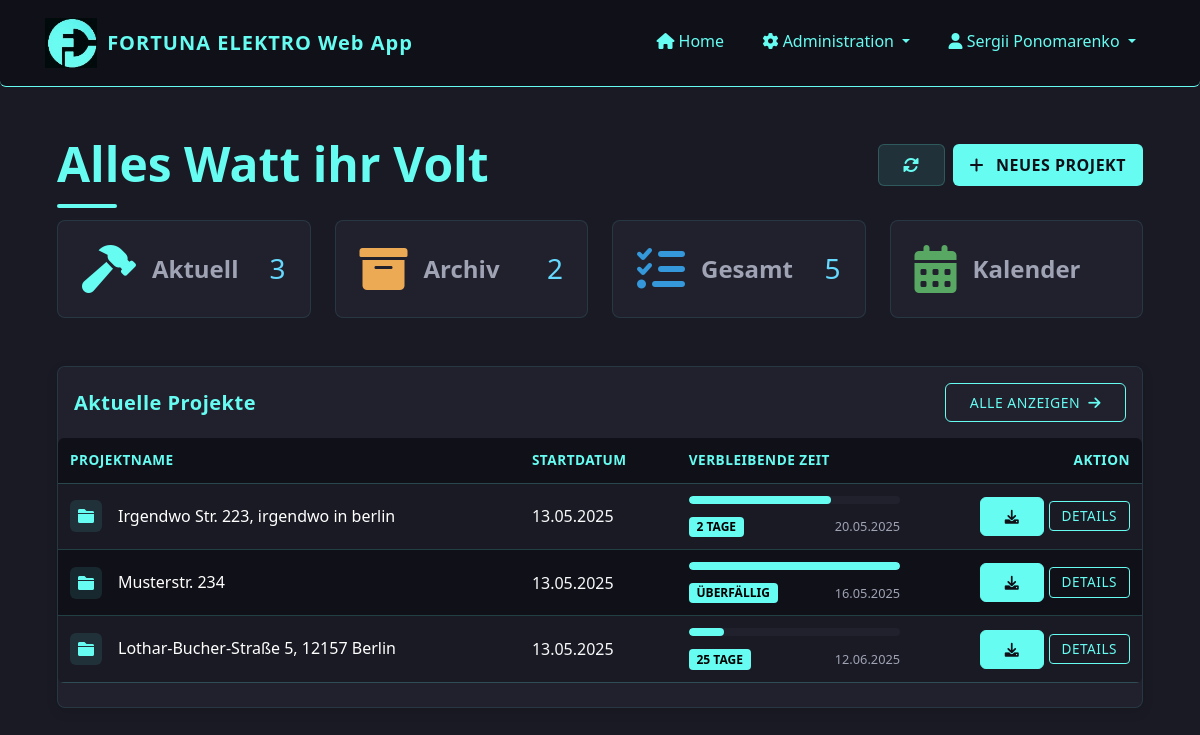
Page / (signed in) on the committed database.
### app/models/user.py (models this page shows, shortened)
class User(UserMixin, db.Model):
    id = db.Column(db.Integer, primary_key=True)
    username = db.Column(db.String(64), unique=True, nullable=False)
    password_hash = db.Column(db.String(128), nullable=False)
    password = None  # Virtual field for Flask-Admin, not stored in DB
    role = db.Column(db.String(20), nullable=False, default='installateur')  # 'admin' oder 'installateur'
    is_active = db.Column(db.Boolean, default=True)
    created_at = db.Column(db.DateTime, default=datetime.utcnow)
    projects = db.relationship('Project', backref='creator', lazy='dynamic')
    files = db.relationship('File', backref='uploader', lazy='dynamic')
    timesheets = db.relationship('Timesheet', backref='employee', lazy='dynamic')
    def is_admin(self):
        return self.role == 'admin'

### app/models/project.py (models this page shows, shortened)
class Project(db.Model):
    id = db.Column(db.Integer, primary_key=True)
    name = db.Column(db.String(128), nullable=False)  # Adresse als Projektname
    description = db.Column(db.Text)
    start_date = db.Column(db.DateTime, default=datetime.utcnow)
    end_date = db.Column(db.DateTime)
    status = db.Column(db.String(20), default='in_bearbeitung')  # 'in_bearbeitung', 'abgeschlossen', 'archiviert'
    creator_id = db.Column(db.Integer, db.ForeignKey('user.id'))
    files = db.relationship('File', backref='project', lazy='dynamic', cascade='all, delete-orphan')
    timesheets = db.relationship('Timesheet', backref='project', lazy='dynamic', cascade='all, delete-orphan')
    def is_overdue(self):
        if not self.end_date:
            return False
        return self.end_date < datetime.now()
    def days_remaining(self):
        if not self.end_date:
            return None
        today = datetime.now()
        delta = (self.end_date.date() - today.date()).days
        return delta
    def get_progress_percentage(self):
        if not self.end_date or not self.start_date:
            return 0
        now = datetime.now()
        if isinstance(self.start_date, datetime) and isinstance(self.end_date, datetime):
            total_duration = (self.end_date - self.start_date).total_seconds()
            elapsed_time = (now - self.start_date).total_seconds()
        if elapsed_time >= total_duration:
            return 100
        progress = (elapsed_time / total_duration) * 100
        return round(progress, 1)  # Auf eine Dezimalstelle runden

### app/routes/dashboard.py (the view)
@dashboard.route('/')
@login_required
def index():
    in_progress = Project.query.filter_by(status='in_bearbeitung').order_by(Project.start_date.desc()).all()
    archived = Project.query.filter_by(status='archiviert').order_by(Project.start_date.desc()).all()
    now = datetime.now()
    return render_template(
        'dashboard/index.html',
        title='Dashboard',
        in_progress=in_progress,
        archived=archived,
        now=now  # Add this line to pass the current datetime
    )

### app/templates/dashboard/index.html (shortened to what this page needs)
{% extends "base.html" %}
{% block content %}
<link rel="stylesheet" href="{{ url_for('static', filename='css/calendar.css') }}">
<link rel="stylesheet" href="{{ url_for('static', filename='css/home.css') }}">
<link rel="stylesheet" href="{{ url_for('static', filename='css/project-modal.css') }}">
<link rel="stylesheet" href="{{ url_for('static', filename='css/card_mobile.css') }}">
<link href="https://cdnjs.cloudflare.com/ajax/libs/font-awesome/6.0.0/css/all.min.css" rel="stylesheet">
<div class="container-fluid py-4">
    <div class="d-flex flex-column flex-md-row justify-content-between align-items-start align-items-md-center mb-4 gap-3">
        <div class="position-relative">
            <div class="dashboard-heading-decoration"></div>
            <h4 class="fw-bold mb-1 display-5 position-relative">Alles Watt ihr Volt</h4>
        </div>
        <div class="d-flex">
            <a href="{{ url_for('dashboard.index') }}" class="btn btn-light me-2 btn-refresh" aria-label="Aktualisieren">
                <i class="fas fa-sync-alt"></i>
            </a>
            <a href="{{ url_for('projects.new_project') }}" class="btn btn-neues-projekt">
                <i class="fas fa-plus me-1"></i> NEUES PROJEKT
            </a>
        </div>
    </div>
<div class="row g-4 mb-5">
    <div class="col-12 col-sm-6 col-lg-3">
        <div class="card h-100 border-0 shadow-hover stat-card custom-stat-card" data-bs-toggle="modal" data-bs-target="#projectsModal" data-tab-target="in-progress-tab">
            <div class="card-body p-4">
                <div class="d-flex align-items-center justify-content-between">
                    <div class="d-flex align-items-center gap-3">
                        <i class="fas fa-hammer fa-3x text-primary"></i>
                        <span class="text-muted fw-bold fs-4">Aktuell</span>
                    </div>
                    <h3 class="mb-0">{{ in_progress|length }}</h3>
                </div>
            </div>
        </div>
    </div>
    <div class="col-12 col-sm-6 col-lg-3">
        <div class="card h-100 border-0 shadow-hover stat-card custom-stat-card" data-bs-toggle="modal" data-bs-target="#projectsModal" data-tab-target="archived-tab">
            <div class="card-body p-4">
                <div class="d-flex align-items-center justify-content-between">
                    <div class="d-flex align-items-center gap-3">
                        <i class="fas fa-archive fa-3x text-warning"></i>
                        <span class="text-muted fw-bold fs-4">Archiv</span>
                    </div>
                    <h3 class="mb-0">{{ archived|length }}</h3>
                </div>
            </div>
        </div>
    </div>
    <div class="col-12 col-sm-6 col-lg-3">
        <div class="card h-100 border-0 shadow-hover stat-card custom-stat-card" data-bs-toggle="modal" data-bs-target="#projectsModal" data-tab-target="all-tab">
            <div class="card-body p-4">
                <div class="d-flex align-items-center justify-content-between">
                    <div class="d-flex align-items-center gap-3">
                        <i class="fas fa-tasks fa-3x text-info"></i>
                        <span class="text-muted fw-bold fs-4">Gesamt</span>
                    </div>
                    <h3 class="mb-0">{{ (in_progress|length) + (completed|length) + (archived|length) }}</h3>
                </div>
            </div>
        </div>
    </div>
    <div class="col-12 col-sm-6 col-lg-3">
        <div class="card h-100 border-0 shadow-hover stat-card custom-stat-card" data-bs-toggle="modal" data-bs-target="#projectsModal" data-tab-target="calendar-tab">
            <div class="card-body p-4">
                <div class="d-flex align-items-center justify-content-between">
                    <div class="d-flex align-items-center gap-3">
                        <i class="fas fa-calendar-alt fa-3x text-success"></i>
                        <span class="text-muted fw-bold fs-4">Kalender</span>
                    </div>
                </div>
            </div>
        </div>
    </div>
</div>
<div class="row mb-4">
    <div class="col-12">
        <div class="card border-0 shadow-hover aktuelle-projekte">
            <div class="card-header border-0 py-3">
                <div class="d-flex justify-content-between align-items-center w-100">
                    <h5 class="mb-0">Aktuelle Projekte</h5>
                    <button class="btn btn-sm btn-outline-primary" data-bs-toggle="modal" data-bs-target="#projectsModal">
                        Alle anzeigen <i class="fas fa-arrow-right ms-1"></i>
                    </button>
                </div>
            </div>
            <div class="card-body p-0">
                {% if in_progress %}
                <div class="table-responsive">
                    <table class="table table-hover align-middle mb-0">
                        <thead>
                            <tr>
                                <th>Projektname</th>
                                <th class="d-none d-md-table-cell">Startdatum</th>
                                <th class="d-none d-lg-table-cell">Verbleibende Zeit</th>
                                <th class="text-end">Aktion</th>
                            </tr>
                        </thead>
                        <tbody>
                            {% for project in in_progress[:5] %}
                                <tr>
                                    <td>
                                        <div class="d-flex align-items-center">
                                            <div class="project-icon me-3">
                                                <i class="fas fa-folder" style="color: var(--accent);"></i>
                                            </div>
                                            <div>
                                                <h6 class="mb-0" style="color: white;">{{ project.name }}</h6>
                                            </div>
                                        </div>
                                    </td>
                                    <td class="d-none d-md-table-cell text-light">{{ project.start_date.strftime('%d.%m.%Y') }}</td>
                                    <td class="d-none d-lg-table-cell">
                                        {% if project.end_date %}
                                            <div class="progress-container">
                                                <div class="progress-wrapper">
                                                    <div class="progress" style="height: 8px; background-color: var(--primary-light);">
                                                        <div class="progress-bar" role="progressbar"
                                                            style="width: {{ project.get_progress_percentage() }}%; background-color: var(--accent);"
                                                            aria-valuenow="{{ project.get_progress_percentage() }}" aria-valuemin="0" aria-valuemax="100">
                                                        </div>
                                                    </div>
                                                    <div class="date-time-container">
                                                        <span class="badge bg-info countdown-badge" style="color: #000 !important; font-weight: bold;">
                                                            {% if project.is_overdue() %}
                                                                Überfällig
                                                            {% elif project.days_remaining() == 0 %}
                                                                Heute fällig
                                                            {% elif project.days_remaining() == 1 %}
                                                                1 Tag
                                                            {% else %}
                                                                {{ project.days_remaining() }} Tage
                                                            {% endif %}
                                                        </span>
                                                        <span class="end-date date-text text-muted">{{ project.end_date.strftime('%d.%m.%Y') }}</span>
                                                    </div>
                                                </div>
                                            </div>
                                        {% else %}
                                            <div class="d-flex align-items-center">
                                                <span class="badge bg-secondary">Kein Enddatum</span>
                                            </div>
                                        {% endif %}
                                    </td>
                                    <td class="text-end">
                                        <a href="{{ url_for('files.download_project', project_id=project.id) }}" class="btn btn-sm btn-primary">
                                            <i class="fas fa-download"></i>
                                        </a>
                                        <a href="{{ url_for('projects.view_project', project_id=project.id) }}" class="btn btn-sm btn-outline-primary details">
                                            Details
                                        </a>
                                    </td>
                                </tr>
                            {% endfor %}
                        </tbody>
                    </table>
                </div>
                {% endif %}
            </div>
        </div>
    </div>
</div>
                        {% set all_projects = in_progress + archived %}
{% endblock %}

### app/templates/base.html (shortened to what this page needs)
<!DOCTYPE html>
<html lang="de">
<head>
    <link href="https://cdn.jsdelivr.net/npm/bootstrap@5.3.0/dist/css/bootstrap.min.css" rel="stylesheet">
    <link rel="stylesheet" href="https://cdn.jsdelivr.net/npm/bootstrap-icons@1.11.1/font/bootstrap-icons.css">
    <link rel="stylesheet" href="https://cdnjs.cloudflare.com/ajax/libs/font-awesome/6.0.0/css/all.min.css">
    <link rel="stylesheet" href="{{ url_for('static', filename='css/responsive.css') }}">
</head>
<body>
    <nav class="navbar navbar-expand-lg navbar-dark mb-4">
        <div class="container">
            <a class="navbar-brand d-flex align-items-center" href="{{ url_for('dashboard.index') }}">
                <img src="{{ url_for('static', filename='img/logo1.jpg') }}" alt="Fortuna Elektro Logo">
                <span>FORTUNA ELEKTRO Web App</span>
            </a>
            <div class="collapse navbar-collapse" id="navbarNav">
                <ul class="navbar-nav ms-auto">
                    {% if current_user.is_authenticated %}
                        <li class="nav-item">
                            <a class="nav-link" href="{{ url_for('dashboard.index') }}">
                                <i class="fas fa-home"></i> Home
                            </a>
                        </li>
                        {% if current_user.is_authenticated and current_user.is_admin() %}
                            <li class="nav-item dropdown">
                                <a class="nav-link dropdown-toggle" href="#" role="button" data-bs-toggle="dropdown">
                                    <i class="fas fa-cog"></i> Administration
                                </a>
                            </li>
                        {% endif %}
                        <li class="nav-item dropdown">
                            <a class="nav-link dropdown-toggle" href="#" role="button" data-bs-toggle="dropdown">
                                <i class="fas fa-user"></i> {{ current_user.username }}
                            </a>
                        </li>
                    {% else %}
                        <li class="nav-item">
                            <a class="nav-link" href="{{ url_for('auth.login') }}">
                                <i class="fas fa-sign-in-alt"></i> Anmelden
                            </a>
                        </li>
                    {% endif %}
                </ul>
            </div>
        </div>
    </nav>
    <div class="container content-container">
        {% block content %}{% endblock %}
    </div>
</body>
</html>

### rows in the picture
User: username "Sergii Ponomarenko"
Project: name "Irgendwo Str. 223, irgendwo in berlin", start_date "13.05.2025", days_remaining "2", end_date "20.05.2025"
Project: name "Musterstr. 234", start_date "13.05.2025", shows "ÜBERFÄLLIG", end_date "16.05.2025"
Project: name "Lothar-Bucher-Straße 5, 12157 Berlin", start_date "13.05.2025", days_remaining "25", end_date "12.06.2025"

### other values in the picture
{{ in_progress|length }} "3"
{{ archived|length }} "2"
{{ (in_progress|length) + (completed|length) + (archived|length) }} "5"
